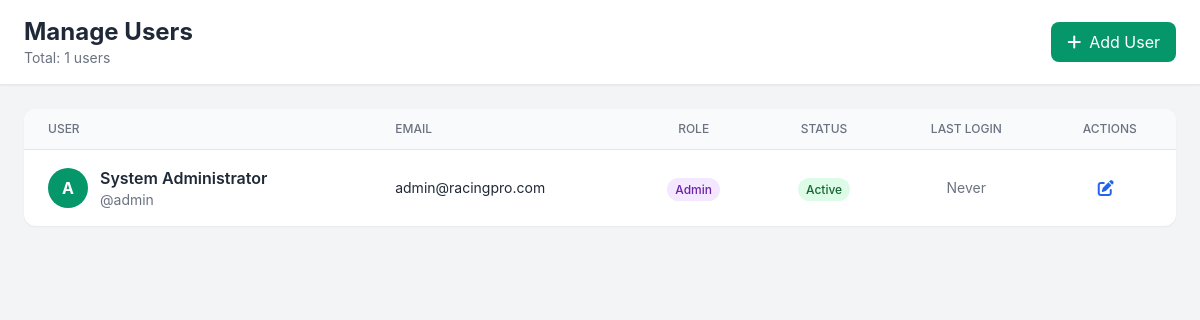
The page /admin/users.php (signed in) on the database its author committed.
### tables this page shows
CREATE TABLE `users` (
  `id` int(11) NOT NULL,
  `username` varchar(50) NOT NULL,
  `email` varchar(100) NOT NULL,
  `password` varchar(255) NOT NULL,
  `full_name` varchar(100) DEFAULT NULL,
  `role` enum('admin','editor','user') DEFAULT 'user',
  `avatar` varchar(255) DEFAULT NULL,
  `phone` varchar(20) DEFAULT NULL,
  `credit` decimal(12,2) DEFAULT 0.00,
  `is_active` tinyint(1) DEFAULT 1,
  `email_verified` tinyint(1) DEFAULT 0,
  `last_login` datetime DEFAULT NULL,
  `created_at` timestamp NOT NULL DEFAULT current_timestamp(),
  `updated_at` timestamp NOT NULL DEFAULT current_timestamp() ON UPDATE current_timestamp()
);

### admin/users.php (the view, shortened to what this page needs)
<?php
require_once 'components/header.php';
$users = $db->query("SELECT * FROM users ORDER BY created_at DESC")->fetchAll();
?>
<div class="flex-1 overflow-x-hidden overflow-y-auto">
    <header class="bg-white shadow-sm border-b">
        <div class="flex items-center justify-between px-6 py-4">
            <div>
                <h1 class="text-2xl font-bold text-gray-800">Manage Users</h1>
                <p class="text-sm text-gray-500">Total: <?php echo count($users); ?> users</p>
            </div>
            <button onclick="openAddUserModal()" class="bg-emerald-600 hover:bg-emerald-700 text-white px-4 py-2 rounded-lg">
                <i class="fas fa-plus mr-2"></i>Add User
            </button>
        </div>
    </header>
    <main class="p-6">
        <div class="bg-white rounded-xl shadow-sm overflow-hidden">
            <table class="min-w-full divide-y divide-gray-200">
                <thead class="bg-gray-50">
                    <tr>
                        <th class="px-6 py-3 text-left text-xs font-medium text-gray-500 uppercase">User</th>
                        <th class="px-6 py-3 text-left text-xs font-medium text-gray-500 uppercase">Email</th>
                        <th class="px-6 py-3 text-center text-xs font-medium text-gray-500 uppercase">Role</th>
                        <th class="px-6 py-3 text-center text-xs font-medium text-gray-500 uppercase">Status</th>
                        <th class="px-6 py-3 text-center text-xs font-medium text-gray-500 uppercase">Last Login</th>
                        <th class="px-6 py-3 text-center text-xs font-medium text-gray-500 uppercase">Actions</th>
                    </tr>
                </thead>
                <tbody class="divide-y divide-gray-200">
                    <?php foreach($users as $user): ?>
                    <tr class="hover:bg-gray-50">
                        <td class="px-6 py-4">
                            <div class="flex items-center">
                                <div class="w-10 h-10 rounded-full bg-emerald-600 text-white flex items-center justify-center font-bold mr-3">
                                    <?php echo strtoupper(substr($user['username'], 0, 1)); ?>
                                </div>
                                <div>
                                    <div class="font-semibold"><?php echo htmlspecialchars($user['full_name'] ?? $user['username']); ?></div>
                                    <div class="text-sm text-gray-500">@<?php echo htmlspecialchars($user['username']); ?></div>
                                </div>
                            </div>
                        </td>
                        <td class="px-6 py-4 text-sm"><?php echo htmlspecialchars($user['email']); ?></td>
                        <td class="px-6 py-4 text-center">
                            <span class="px-2 py-1 rounded-full text-xs font-medium <?php echo $user['role'] === 'admin' ? 'bg-purple-100 text-purple-800' : 'bg-gray-100 text-gray-800'; ?>">
                                <?php echo ucfirst($user['role']); ?>
                            </span>
                        </td>
                        <td class="px-6 py-4 text-center">
                            <span class="px-2 py-1 rounded-full text-xs font-medium <?php echo $user['is_active'] ? 'bg-green-100 text-green-800' : 'bg-red-100 text-red-800'; ?>">
                                <?php echo $user['is_active'] ? 'Active' : 'Inactive'; ?>
                            </span>
                        </td>
                        <td class="px-6 py-4 text-center text-sm text-gray-500">
                            <?php echo $user['last_login'] ? timeAgo($user['last_login']) : 'Never'; ?>
                        </td>
                        <td class="px-6 py-4 text-center">
                            <button onclick="editUser(<?php echo $user['id']; ?>)" class="text-blue-600 hover:text-blue-800 mr-2"><i class="fas fa-edit"></i></button>
                        </td>
                    </tr>
                    <?php endforeach; ?>
                </tbody>
            </table>
        </div>
    </main>
</div>
<?php require_once 'components/footer.php'; ?>

### assets/css/admin.css (style rules this page uses)
* { margin: 0; padding: 0; box-sizing: border-box; }
body { font-family: 'Inter', -apple-system, BlinkMacSystemFont, 'Segoe UI', Roboto, sans-serif; background-color: #f3f4f6; color: #1f2937; line-height: 1.6; }
.text-center { text-align: center; }
.font-bold { font-weight: 700; }
.font-semibold { font-weight: 600; }
.text-sm { font-size: 0.875rem; }
.text-xs { font-size: 0.75rem; }
.text-gray-500 { color: #6b7280; }
.flex { display: flex; }
.items-center { align-items: center; }
.justify-between { justify-content: space-between; }

### rows shown on the page
users: username "A", full_name "System Administrator", username "admin", email "admin@racingpro.com", role "Admin", is_active "Active", shows "Never"

### other values the page prints
count($users) "1"
